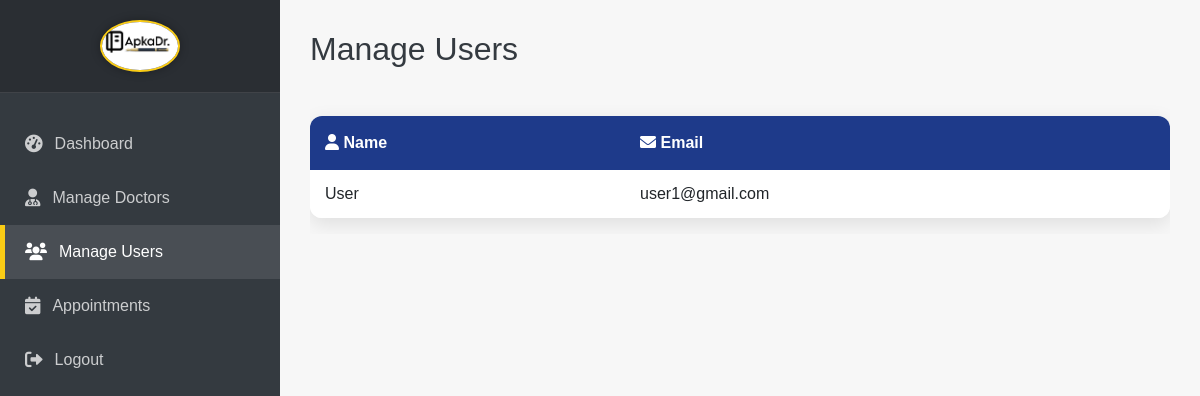
/manage_users (signed in), run on an earlier commit of the app's database.
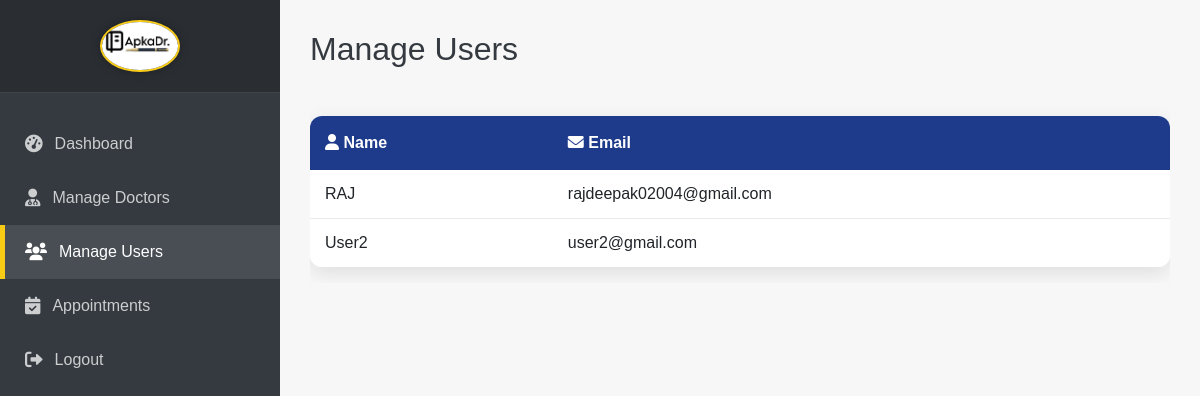
And on a later commit of the database.
### backend/models.py (models this page shows)
class User(db.Model):
    id = db.Column(db.Integer(), primary_key=True)
    fullName = db.Column(db.String(), unique=True, nullable=False)
    email = db.Column(db.String(), unique=True, nullable=False)
    age = db.Column(db.Integer(), nullable=False)
    phone = db.Column(db.String(), nullable=False)
    address = db.Column(db.String(), nullable=False)
    password = db.Column(db.String(),nullable=False)
    type = db.Column(db.String(), default="general")
    appointments = db.relationship('Appointment', backref='patient', lazy=True, primaryjoin="User.id == Appointment.user_id")

### backend/controllers.py (the view)
@app.route("/manage_users")
def manage_users():
    if session.get("user_type") != "admin":
        flash("Unauthorized access", "danger")
        return redirect(url_for("login_page"))
    users = User.query.filter(User.type != 'admin').all()
    return render_template("admin/manage_users.html", users=users)

### templates/admin/manage_users.html (shortened to what this page needs)
<!DOCTYPE html>
<html lang="en">
<head>
    <link href="https://cdn.jsdelivr.net/npm/bootstrap@5.3.0/dist/css/bootstrap.min.css" rel="stylesheet">
    <link rel="stylesheet" href="https://cdnjs.cloudflare.com/ajax/libs/font-awesome/6.0.0-beta3/css/all.min.css">
</head>
<body>
    <div class="d-flex">
        <nav class="sidebar vh-100 d-none d-lg-block">
            <div class="logo-container">
                <img src="/static/images/apkadr.logo.jpg" alt="ApkaDr. Logo" class="img-fluid rounded-circle">
            </div>
            <ul class="nav flex-column mt-4">
                <li class="nav-item">
                    <a class="nav-link" href="{{ url_for('admin_dashboard') }}"><i class="fas fa-tachometer-alt"></i> Dashboard</a>
                </li>
                <li class="nav-item">
                    <a class="nav-link" href="{{ url_for('manage_doctors') }}"><i class="fas fa-user-md"></i> Manage Doctors</a>
                </li>
                <li class="nav-item">
                    <a class="nav-link active" href="{{ url_for('manage_users') }}"><i class="fas fa-users"></i> Manage Users</a>
                </li>
                <li class="nav-item">
                    <a class="nav-link" href="{{ url_for('appointments') }}"><i class="fas fa-calendar-check"></i> Appointments</a>
                </li>
                <li class="nav-item">
                    <a class="nav-link" href="{{ url_for('logout') }}"><i class="fas fa-sign-out-alt"></i> Logout</a>
                </li>
            </ul>
        </nav>
        <main class="main-content w-100">
            <h2 class="header-admin-dashboard mb-4 d-none d-lg-block">Manage Users</h2>
            <div class="table-responsive">
                <table class="table mt-4">
                    <thead>
                        <tr>
                            <th><i class="fas fa-user"></i> Name</th>
                            <th><i class="fas fa-envelope"></i> Email</th>
                        </tr>
                    </thead>
                    <tbody>
                        {% for user in users %}
                        <tr>
                            <td>{{ user.fullName }}</td>
                            <td>{{ user.email }}</td>
                        </tr>
                        {% else %}
                        <tr>
                            <td colspan="2" class="text-center py-4 text-muted">No users found.</td>
                        </tr>
                        {% endfor %}
                    </tbody>
                </table>
            </div>
        </main>
    </div>
</body>
</html>

### templates/admin/manage_users.html (style rules this page uses)
:root { --apkadr-dark-blue: #1e3a8a; --apkadr-gold: #facc15; --apkadr-black: #343a40; --apkadr-light-gray: #f7f7f7; --apkadr-white: #ffffff; --primary-color: var(--apkadr-dark-blue); --secondary-color: #6c757d; --success-color: #1a6f3b; --danger-color: #c0392b; --warning-color: var(--apkadr-gold); --info-color: #2980b9; --dark-color: var(--apkadr-black); --light-color: var(--apkadr-light-gray); --white-color: var(--apkadr-white); }
body { font-family: 'Poppins', sans-serif; background-color: var(--light-color); color: var(--dark-color); }
.sidebar { width: 280px; background-color: var(--dark-color); color: var(--white-color); transition: all 0.3s ease; flex-shrink: 0; box-shadow: 2px 0 10px rgba(0, 0, 0, 0.1); }
.sidebar .nav-link { color: rgba(255, 255, 255, 0.75); padding: 15px 25px; transition: all 0.3s ease; display: flex; align-items: center; font-weight: 500; }
.sidebar .nav-link:hover, .sidebar .nav-link.active { background-color: rgba(255, 255, 255, 0.1); color: var(--white-color); border-left: 5px solid var(--apkadr-gold); padding-left: 20px; }
.sidebar .nav-link i { margin-right: 12px; font-size: 1.1rem; }
.sidebar .logo-container { padding: 20px; margin-bottom: 0; text-align: center; background-color: rgba(0, 0, 0, 0.2); border-bottom: 1px solid rgba(255, 255, 255, 0.1); }
.sidebar .logo-container img { max-height: 80px; width: 80px; object-fit: cover; border: 2px solid var(--apkadr-gold); box-shadow: 0 0 10px rgba(0, 0, 0, 0.3); }
.main-content { flex-grow: 1; padding: 30px; background-color: var(--light-color); }
.header-admin-dashboard { font-size: 2rem; text-align: left !important; margin-bottom: 2rem; color: var(--dark-color); }
.table { background-color: var(--white-color); border-radius: 12px; overflow: hidden; box-shadow: 0 6px 20px rgba(0, 0, 0, 0.1); }
.table thead th { background-color: var(--primary-color); color: var(--white-color); padding: 15px; border-bottom: none; font-weight: 600; vertical-align: middle; }
.table tbody td { padding: 12px 15px; vertical-align: middle; border-bottom: 1px solid #e9ecef; }
.table tbody tr:last-child td { border-bottom: none; }

What changed in the data, as far as the page shows it:
changed User: fullName "User" → "RAJ"; email "user1@gmail.com" → "rajdeepak02004@gmail.com"
added User: fullName "User2", email "user2@gmail.com"
